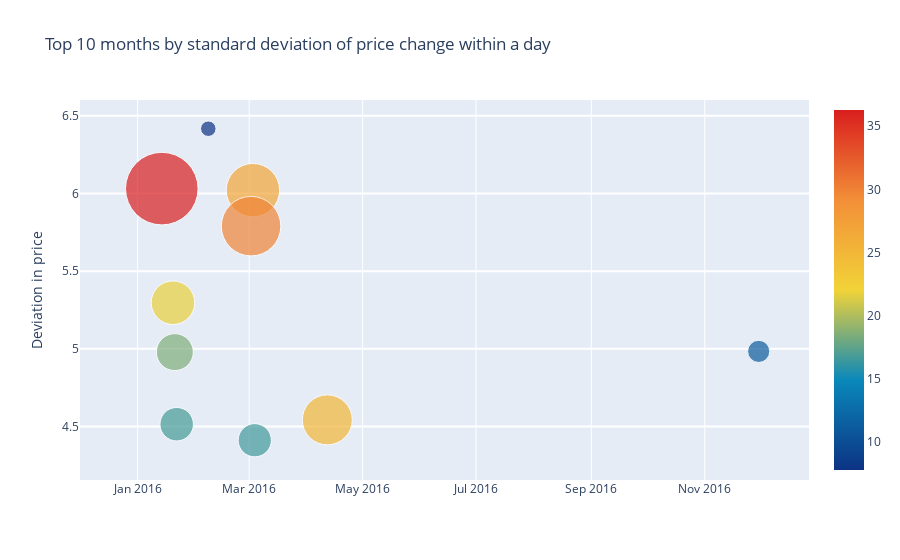

Notebook code cell kept with this figure:
### Code cell
plt_data = go.Scatter(
    x = g['date'].values,
    y = g['diff']['std'].values,
    mode='markers',
    marker=dict(
        size = 2*g['diff']['max'].values,
        color = g['diff']['max'].values,
        colorscale='Portland',
        showscale=True
    ),
    text = g['text'].values
)
data = [plt_data]

layout = go.Layout(autosize=True,
                  title = 'Top 10 months by standard deviation of price change within a day',
                  hovermode='closest',
                  yaxis=dict(title='Deviation in price', ticklen=5, gridwidth=2),
                  showlegend=False)
fig = go.Figure(data=data, layout=layout)
py.iplot(fig, filename='stddev')

### Figure 1 — Plotly figure (JSON) as saved in the notebook; plotly's stock layout.template omitted (floating-point values rounded to 4 significant figures)
{"data": [{"marker": {"color": [7.762, 36.29, 26.71, 29.77, 21.78, 11.09, 18.48, 25, 16.74, 16.61], "colorscale": [[0, "rgb(12,51,131)"], [0.25, "rgb(10,136,186)"], [0.5, "rgb(242,211,56)"], [0.75, "rgb(242,143,56)"], [1, "rgb(217,30,30)"]], "showscale": true, "size": [15.52, 72.58, 53.41, 59.54, 43.56, 22.18, 36.96, 50, 33.47, 33.21]}, "mode": "markers", "text": ["Maximum price drop: -7.76", "Maximum price drop: -36.29", "Maximum price drop: -26.71", "Maximum price drop: -29.77", "Maximum price drop: -21.78", "Maximum price drop: -11.09", "Maximum price drop: -18.48", "Maximum price drop: -25.0", "Maximum price drop: -16.74", "Maximum price drop: -16.61"], "type": "scatter", "x": ["2016-02-08", "2016-01-14", "2016-03-03", "2016-03-02", "2016-01-20", "2016-11-30", "2016-01-21", "2016-04-12", "2016-01-22", "2016-03-04"], "y": [6.417, 6.031, 6.022, 5.79, 5.297, 4.984, 4.979, 4.543, 4.515, 4.411]}], "layout": {"autosize": true, "hovermode": "closest", "showlegend": false, "title": {"text": "Top 10 months by standard deviation of price change within a day"}, "yaxis": {"gridwidth": 2, "ticklen": 5, "title": {"text": "Deviation in price"}}}}
